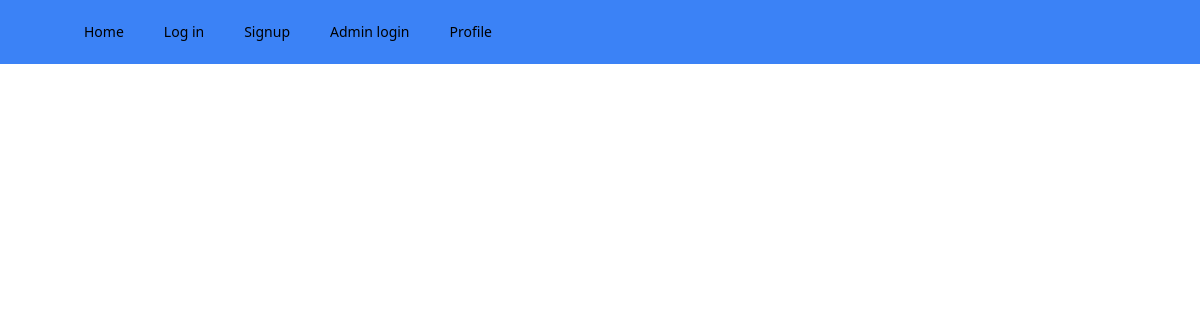
/logged (signed in), run on an earlier commit of the app's database.
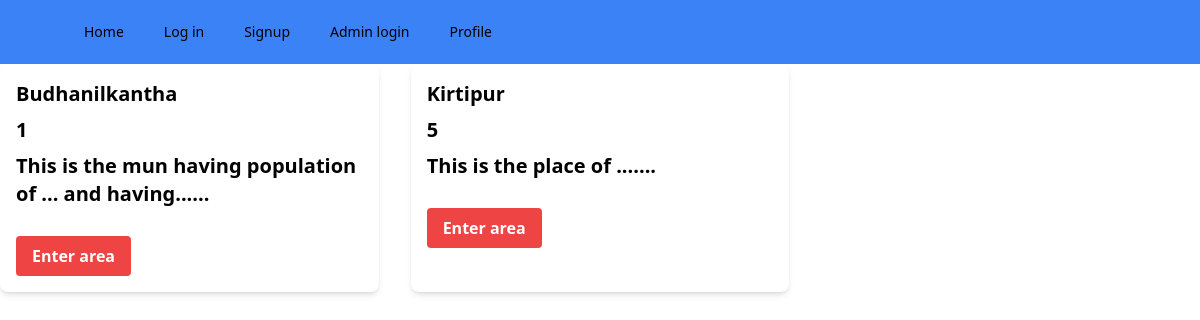
And on a later commit of the database.
### tech_army/models.py (models this page shows, shortened)
class Society(models.Model):
    place_id=models.AutoField
    municipality_name=models.CharField(max_length=50)
    ward_no=models.CharField(max_length=50)
    desc=models.CharField(max_length=500)

### tech_army/views.py (the view)
# urls.py: path('logged', views.logged, name='logged'),
@login_required
def logged(request):
    products = Society.objects.all()
    params ={'product':products}
    return render(request,'logged.html',params)

### tech_army/templates/logged.html
{% extends 'base.html' %}
{% block content%}
<div class="grid grid-cols-1 md:grid-cols-2 lg:grid-cols-3 gap-8">
    {% for i in product %}
    <div class="bg-white rounded-lg shadow-md p-4 w-120 h-100 hover:bg-blue-100">
      <h2 class="text-xl font-semibold mb-2">{{ i.municipality_name }}</h2>
      <h2 class="text-xl font-semibold mb-2">{{ i.ward_no }}</h2>
      <h2 class="text-xl font-semibold mb-2">{{ i.desc}}</h2>
      <a href="{% url 'tech_army:products'  %}">
        <button class="bg-red-500 hover:bg-blue-700 text-white font-bold py-2 px-4 rounded mt-5">
          Enter area
        </button>
      </a>
    </div>
    {% endfor %}
  </div>
{% endblock%}

### tech_army/templates/base.html (shortened to what this page needs)
<!DOCTYPE html>
<html lang="en">
<head>
    <script src='https://cdn.tailwindcss.com'></script>
</head>
<body>
    <nav class="bg-blue-500 ">
        <div class="max-w-7xl mx-auto px-4 sm:px-6 lg:px-8 ">
          <div class="flex items-center justify-between h-16">
            <div class="flex items-center">
              <div class="hidden md:block">
                <div class="ml-10 flex items-baseline space-x-4 font-bold">
                <a href="" class="text-black-500 hover:bg-gray-700 hover:text-white px-3 py-2 rounded-md text-sm font-medium">Home</a>
                  <a href="{% url 'tech_army:login'%}" class="text-black-500 hover:bg-gray-700 hover:text-white px-3 py-2 rounded-md text-sm font-medium">Log in</a>
                  <a href="{% url 'tech_army:signup'%}" class="text-black-500 hover:bg-gray-700 hover:text-white px-3 py-2 rounded-md text-sm font-medium"> Signup</a>
                 <a href="admin" class="text-black-500 hover:bg-gray-700 hover:text-white px-3 py-2 rounded-md text-sm font-medium">Admin login</a>
                  <a href="{% url 'tech_army:profile'%}" class="text-black-500 hover:bg-gray-700 hover:text-white px-3 py-2 rounded-md text-sm font-medium">Profile</a>
                </div>
              </div>
            </div>
          </div>
        </div>
      </nav>
      {% block content %}{% endblock %}
</body>
</html>

What changed in the data, as far as the page shows it:
added Society: municipality_name "Budhanilkantha", ward_no "1", desc "This is the mun having population of ... and having......"
added Society: municipality_name "Kirtipur", ward_no "5", desc "This is the place of ......."
